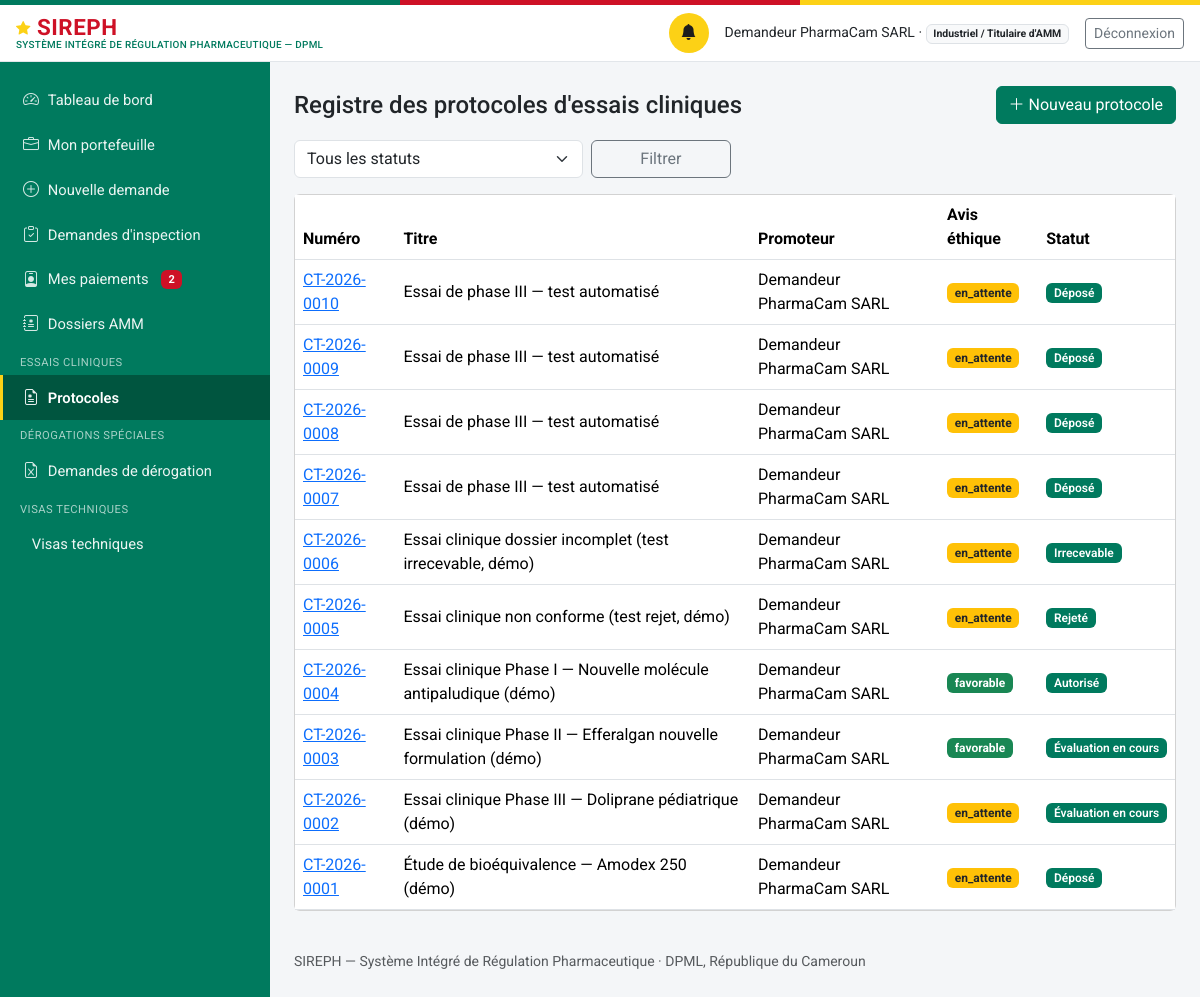
/protocoles (signed in), run on an earlier commit of the app's database.
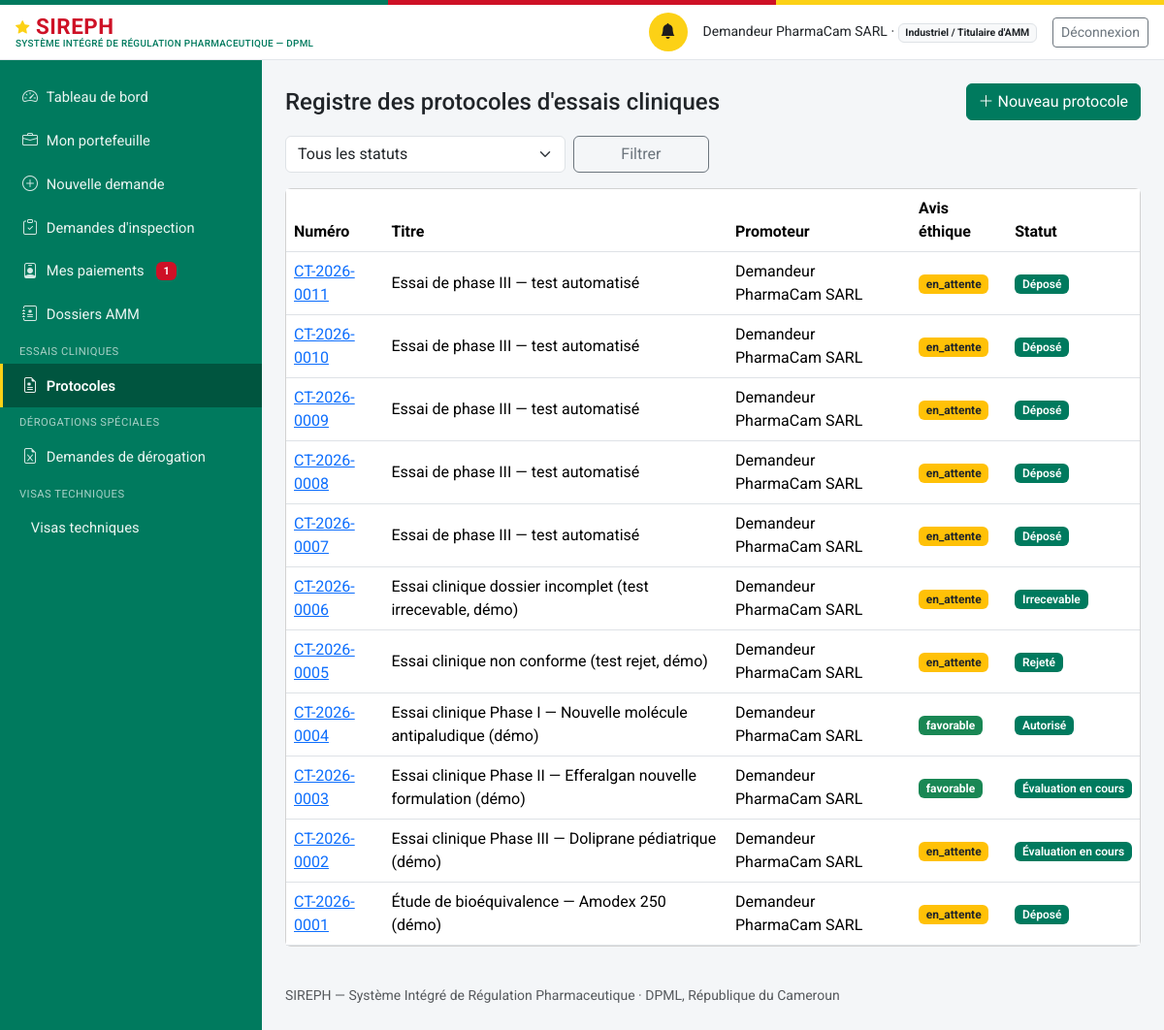
And on a later commit of the database.
### models.py (models this page shows, shortened)
class ProtocoleEssaiClinique(db.Model):
    id = db.Column(db.Integer, primary_key=True)
    numero = db.Column(db.String(30), unique=True, nullable=False)  # CT-{annee}-{seq4}
    titre = db.Column(db.String(300), nullable=False)
    promoteur_id = db.Column(db.Integer, db.ForeignKey("personne.id"), nullable=False)
    produit_etudie_id = db.Column(db.Integer, db.ForeignKey("produit.id"), nullable=True)
    reference_comite_ethique = db.Column(db.String(150), nullable=True)
    statut_avis_ethique = db.Column(db.String(20), nullable=False, default="en_attente")
    statut = db.Column(db.String(30), nullable=False, default="depose")
    motif_decision = db.Column(db.Text, nullable=True)
    date_depot = db.Column(db.DateTime, nullable=True)
    date_decision = db.Column(db.DateTime, nullable=True)
    date_validite = db.Column(db.Date, nullable=True)
    date_limite_reponse_complement = db.Column(db.DateTime, nullable=True)
    amendements_json = db.Column(db.Text, default="[]")
    rapports_etape_json = db.Column(db.Text, default="[]")
    date_creation = db.Column(db.DateTime, default=datetime.utcnow)
    date_maj = db.Column(db.DateTime, default=datetime.utcnow, onupdate=datetime.utcnow)
    promoteur = db.relationship("Personne", foreign_keys=[promoteur_id])
    produit_etudie = db.relationship("Produit", foreign_keys=[produit_etudie_id])
    sites_investigation = db.relationship("Etablissement", secondary="protocole_site", lazy="subquery")
    @property
    def amendements(self):
        return json.loads(self.amendements_json or "[]")
    @property
    def rapports_etape(self):
        return json.loads(self.rapports_etape_json or "[]")

class Personne(db.Model):
    id = db.Column(db.Integer, primary_key=True)
    nom_complet = db.Column(db.String(200), nullable=False)
    email = db.Column(db.String(150), unique=True, nullable=False)  # identifiant de connexion
    password_hash = db.Column(db.String(255), nullable=False)
    role_systeme = db.Column(db.String(50), nullable=False)
    etablissement_rattachement_id = db.Column(db.Integer, db.ForeignKey("etablissement.id"), nullable=True)
    contact = db.Column(db.String(200))
    statut_compte = db.Column(db.String(20), nullable=False, default="actif")
    date_creation = db.Column(db.DateTime, default=datetime.utcnow)
    etablissement = db.relationship("Etablissement", foreign_keys=[etablissement_rattachement_id])
    @property
    def role_label(self):
        from permissions import ROLES
        return ROLES.get(self.role_systeme, self.role_systeme)
    @property
    def niveau(self):
        from permissions import niveau
        return niveau(self)
    @property
    def est_externe(self):
        from permissions import est_externe
        return est_externe(self.role_systeme)

### routes_ct.py (the view)
@ct_bp.route("/protocoles")
@login_required
def registre():
    executer_verifications_delais_ct()
    u = current_user()
    q = ProtocoleEssaiClinique.query
    if u.role_systeme == "demandeur_externe":
        q = q.filter_by(promoteur_id=u.id)
    elif u.role_systeme not in ROLES_CT_INTERNES:
        abort(403)
    statut = request.args.get("statut", "")
    if statut:
        q = q.filter_by(statut=statut)
    protocoles = q.order_by(ProtocoleEssaiClinique.date_creation.desc()).all()
    return render_template("essais_cliniques/registre.html", protocoles=protocoles, statut=statut)

### auth.py (called while the page is built)
def current_user():
    uid = session.get("user_id")
    if not uid:
        return None
    return db.session.get(Personne, uid)

def login_required(view):
    @wraps(view)
    def wrapped(*a, **kw):
        if not current_user():
            return redirect(url_for("login", next=request.path))
        return view(*a, **kw)
    return wrapped

### delais.py (called while the page is built)
def get_parametre(module, cle, default=None):
    p = ParametreModule.query.filter_by(module=module, cle=cle).first()
    return p.valeur if p else default

### paiements.py (called while the page is built)
def _representant_etablissement(etablissement_id):
    return (Personne.query
            .filter(Personne.etablissement_rattachement_id == etablissement_id,
                    Personne.role_systeme.in_(_PROFILS_REPRESENTANTS),
                    Personne.statut_compte == "actif")
            .first())

def paiements_du_redevable(personne):
    resultat = []
    for p in Paiement.query.order_by(Paiement.date_creation.desc()).all():
        d = _demandeur(p)
        if d and d.id == personne.id:
            resultat.append(p)
    return resultat

### permissions.py (called while the page is built)
def est_externe(role):
    return role in ROLES_EXTERNES

### templates/essais_cliniques/registre.html (shortened to what this page needs)
{% extends "base.html" %}
{% block content %}
<div class="d-flex justify-content-between align-items-center mb-3">
  <h4 class="mb-0">Registre des protocoles d'essais cliniques</h4>
  {% if current_user.role_systeme in ("demandeur_externe", "administrateur_dpml") %}
  <a href="{{ url_for('ct.nouveau') }}" class="btn btn-primary"><i class="bi bi-plus-lg"></i> Nouveau protocole</a>
  {% endif %}
</div>
<form method="get" class="row g-2 mb-3" role="search">
  <div class="col-md-4">
    <select class="form-select" id="statut" name="statut">
      <option value="">Tous les statuts</option>
    </select>
  </div>
  <div class="col-md-2"><button class="btn btn-outline-secondary w-100">Filtrer</button></div>
</form>
<div class="card">
  <div class="table-responsive">
    <table class="table table-hover align-middle mb-0">
      <thead><tr><th>Numéro</th><th>Titre</th><th>Promoteur</th><th>Avis éthique</th><th>Statut</th></tr></thead>
      <tbody>
        {% for p in protocoles %}
        <tr>
          <td><a href="{{ url_for('ct.fiche', id=p.id) }}">{{ p.numero }}</a></td>
          <td>{{ p.titre }}</td>
          <td>{{ p.promoteur.nom_complet }}</td>
          <td><span class="badge {{ 'bg-success' if p.statut_avis_ethique == 'favorable' else ('bg-danger' if p.statut_avis_ethique == 'defavorable' else 'bg-warning text-dark') }}">
            {{ p.statut_avis_ethique }}</span></td>
          <td><span class="badge bg-primary badge-statut">{{ STATUTS_CT.get(p.statut, p.statut) }}</span></td>
        </tr>
        {% else %}
        <tr><td colspan="5" class="text-center text-muted py-4">Aucun résultat ne correspond à ces critères.</td></tr>
        {% endfor %}
      </tbody>
    </table>
  </div>
</div>
{% endblock %}

### templates/base.html (shortened to what the changed rows need)
<!doctype html>
<html lang="fr">
<head>
<link href="https://cdn.jsdelivr.net/npm/bootstrap@5.3.3/dist/css/bootstrap.min.css" rel="stylesheet">
<link href="https://cdn.jsdelivr.net/npm/bootstrap-icons@1.11.3/font/bootstrap-icons.css" rel="stylesheet">
<link href="{{ url_for('static', filename='css/style.css') }}" rel="stylesheet">
</head>
<body>
<div class="sireph-layout">
  {% if current_user %}
  <nav id="sireph-sidebar" class="offcanvas-lg offcanvas-start sireph-sidebar" tabindex="-1"
       aria-label="Navigation principale">
    <div class="offcanvas-body d-flex flex-column p-0">
      <ul class="nav nav-pills flex-column">
        {% if current_user.est_externe %}
        <li class="nav-item">
          <a class="nav-link {{ 'active' if request.path == '/mon-espace' }}"
             href="{{ url_for('profils.mon_espace') }}">
            <i class="bi bi-person-badge"></i> Mes paiements
            {%- if paiements_dus %}
            <span class="badge bg-danger ms-1">{{ paiements_dus }}</span>
            {%- endif %}
          </a>
        </li>
        {% endif %}
      </ul>
    </div>
  </nav>
  {% endif %}
  <main id="contenu-principal" class="sireph-content">
    {% block content %}{% endblock %}
  </main>
</div>
</body>
</html>

What changed in the data, as far as the page shows it:
added ProtocoleEssaiClinique: numero "CT-2026-0011", titre "Essai de phase III — test automatisé", promoteur.nom_complet "Demandeur PharmaCam SARL", statut_avis_ethique "en_attente", get "Déposé"
Also different on the page:
{{ paiements_dus }}: "2" → "1"
